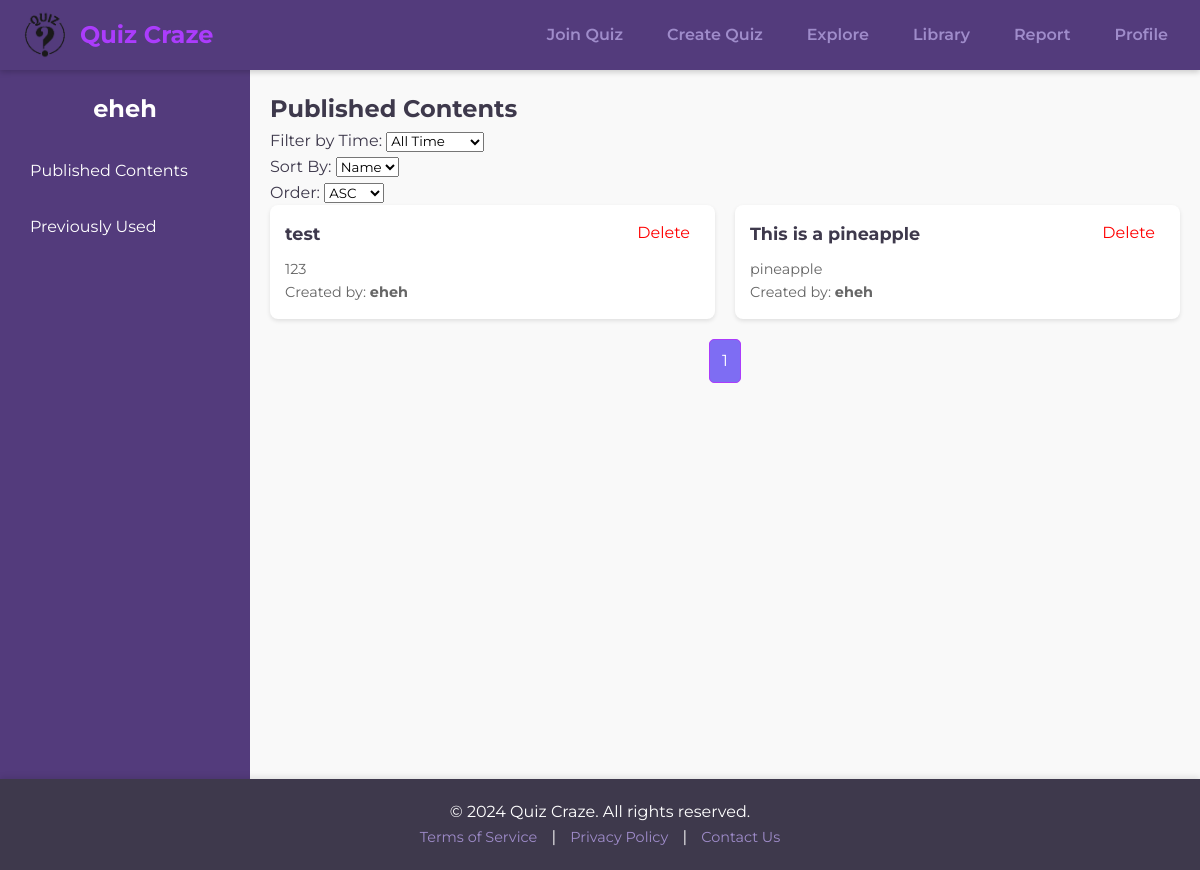
The app's page /library/LibraryPublished.php (signed in) with its own data.
### tables this page shows
CREATE TABLE IF NOT EXISTS `user` (
  `userId` int NOT NULL AUTO_INCREMENT,
  `username` varchar(50) NOT NULL,
  `email` varchar(255) NOT NULL,
  `password` varchar(255) NOT NULL,
  `role` varchar(50) NOT NULL,
  PRIMARY KEY (`userId`)
);

CREATE TABLE IF NOT EXISTS `quiz` (
  `quizId` int NOT NULL AUTO_INCREMENT,
  `title` varchar(255) NOT NULL,
  `description` varchar(1000) NOT NULL,
  `userId` int NOT NULL,
  `created_at` date NOT NULL,
  PRIMARY KEY (`quizId`),
  KEY `userId` (`userId`)
);

### library/LibraryPublished.php (the view, shortened to what this page needs)
<?php
include 'db.php';
$user_id = $_SESSION['user_id'];
$user_query = $conn->prepare("SELECT username, role FROM user WHERE userId = ?");
$user_query->bind_param('i', $user_id);
$user_query->execute();
$user_result = $user_query->get_result();
$user = $user_result->fetch_assoc();
$limit = 5;
$page = isset($_GET['page']) && $_GET['page'] > 0 ? (int)$_GET['page'] : 1;
$offset = ($page - 1) * $limit;
$sort = isset($_GET['sort']) ? $_GET['sort'] : 'title';
$order = isset($_GET['order']) && strtolower($_GET['order']) === 'desc' ? 'DESC' : 'ASC';
$time_filter = '';
$quiz_sql = "
    SELECT quiz.quizId, quiz.title, quiz.description, user.username
    FROM quiz
    LEFT JOIN user ON user.userId = quiz.userId
    WHERE quiz.userId = ? $time_filter
    ORDER BY $sort $order
    LIMIT ? OFFSET ?";
$quiz_stmt = $conn->prepare($quiz_sql);
$quiz_stmt->bind_param("iii", $user_id, $limit, $offset);
$quiz_stmt->execute();
$quiz_result = $quiz_stmt->get_result();
$quiz_data = [];
while ($row = $quiz_result->fetch_assoc()) {
    $quiz_data[] = $row;
}
$count_sql = "SELECT COUNT(*) AS total FROM quiz WHERE userId = ? $time_filter";
$count_stmt = $conn->prepare($count_sql);
$count_stmt->bind_param("i", $user_id);
$count_stmt->execute();
$count_result = $count_stmt->get_result();
$total_quizzes = $count_result->fetch_assoc()['total'];
$total_pages = max(ceil($total_quizzes / $limit), 1);
$page = min($page, $total_pages);
?>
<!DOCTYPE html>
<html lang="en">
<head>
    <link rel="stylesheet" href="styling.css">
</head>
<body>
<header>
    <div class="header-container">
        <div class="logo-container">
            <img src="../rwdd_logo.png" alt="logo" id="logo">
            <span class="site-name">Quiz Craze</span>
        </div>
        <nav class="nav-links" id="nav-links">
            <a href="../createQuiz/join.php">Join Quiz</a>
            <a href="../createQuiz/create.php">Create Quiz</a>
            <a href="../explore/explore.php">Explore</a>
            <a href="../library/LibraryPublished.php">Library</a>
            <a href="../report/reportMainPage.php">Report</a>
            <a href="../profile/profile.php">Profile</a>
        </nav>
    </div>
</header>
    <div class="layout">
        <aside class="sidebar">
            <h2><?php echo htmlspecialchars($user['username']); ?></h2>
            <ul class="menu">
                <li class="menu-item active"><a href="LibraryPublished.php">Published Contents</a></li>
                <li class="menu-item"><a href="PreviouslyUsed.php">Previously Used</a></li>
            </ul>
        </aside>
        <section class="content">
            <h2>Published Contents</h2>
            <div class="filters">
                <div class="filter-group">
                    <label for="time">Filter by Time:</label>
                    <select id="time" onchange="updateURLParam('time', this.value)">
                        <option value="all">All Time</option>
                    </select>
                </div>
                <div class="filter-group">
                    <label for="sort">Sort By:</label>
                    <select id="sort" onchange="updateURLParam('sort', this.value)">
                        <option value="title">Name</option>
                    </select>
                </div>
                <div class="filter-group">
                    <label for="order">Order:</label>
                    <select id="order" onchange="updateURLParam('order', this.value)">
                        <option value="asc">ASC</option>
                    </select>
                </div>
            </div>
            <div class="quiz-cards">
                <?php if (empty($quiz_data)) { ?>
                    <p>No quizzes are available at the moment.</p>
                <?php } else { ?>
                    <?php foreach ($quiz_data as $quiz) { ?>
                        <div class="quiz-card">
                            <a href="../report/Review.php?quizID=<?= htmlspecialchars($quiz['quizId']) ?>">
                                <div class="quiz-details">
                                    <h3><?= htmlspecialchars($quiz['title']) ?></h3>
                                    <p><?= htmlspecialchars($quiz['description']) ?></p>
                                    <p>Created by: <strong><?= htmlspecialchars($quiz['username']) ?></strong></p>
                                </div>
                            </a>
                            <button class="action-btn delete" data-quiz-id="<?= $quiz['quizId']; ?>">Delete</button>
                        </div>
                    <?php } ?>
                <?php } ?>
            </div>
            <div class="pagination">
                <?php for ($i = 1; $i <= $total_pages; $i++): ?>
                    <a href="?page=<?= $i ?>" class="<?= ($i == $page) ? 'active' : '' ?>"><?= $i ?></a>
                <?php endfor; ?>
            </div>
        </section>
    </div>
    <footer>
    <div class="footer-container">
        <p>&copy; 2024 Quiz Craze. All rights reserved.</p>
        <div class="footer-links">
            <a href="../terms/terms.php">Terms of Service</a> |
            <a href="../privacy/privacy.php">Privacy Policy</a> |
            <a href="../contact/contact.php">Contact Us</a>
        </div>
    </div>
    </footer>
</body>
</html>
</body>
</html>

### library/styling.css (style rules this page uses)
* { margin: 0; padding: 0; box-sizing: border-box; font-family: "Montserrat", sans-serif; }
:root { --primary-light: #AB3CFC; --primary-medium: #7E6DF3; --primary-dark: #533B7C; --accent-light: #7C589A; --accent-medium: #9F8CCA; --neutral-dark: #3E394C; }
body { background-color: var(--accent-medium); color: var(--neutral-dark); line-height: 1.6; }
header { background-color: var(--primary-dark); color: #fff; box-shadow: 0 2px 6px rgba(0, 0, 0, 0.1); position: sticky; top: 0; z-index: 1000; }
.header-container { max-width: 1200px; margin: 0 auto; display: flex; justify-content: space-between; align-items: center; padding: 10px 20px; }
.logo-container { display: flex; align-items: center; gap: 10px; }
.logo-container #logo { width: 50px; height: 50px; }
.logo-container .site-name { font-size: 1.5rem; font-weight: bold; color: var(--primary-light); }
.nav-links { display: flex; gap: 20px; }
.nav-links a { color: var(--accent-medium); text-decoration: none; font-size: 1rem; font-weight: 600; padding: 8px 15px; transition: color 0.3s ease, background-color 0.3s ease; border-radius: 5px; }
button, .action-btn { padding: 8px 15px; border: none; background-color: var(--primary-dark); color: #fff; border-radius: 5px; cursor: pointer; transition: background-color 0.3s ease; }
footer { background-color: var(--neutral-dark); color: #fff; padding: 20px; text-align: center; position: fixed; bottom: 0; width: 100%; box-shadow: 0 -2px 6px rgba(0, 0, 0, 0.1); }
.footer-container { display: flex; flex-direction: column; align-items: center; }
.footer-links a { color: var(--accent-medium); text-decoration: none; margin: 0 10px; font-size: 0.9rem; transition: color 0.3s ease; }
.pagination { display: flex; justify-content: center; margin-top: 20px; }
.pagination a { padding: 8px 16px; margin: 0 5px; border: 1px solid var(--primary-light); color: var(--primary-light); text-decoration: none; border-radius: 5px; transition: background-color 0.3s ease; }
.pagination a.active, .pagination a:hover { background-color: var(--primary-light); color: #fff; border-color: var(--primary-light); }

### library/LibraryPublished.php (style rules this page uses)
* { margin: 0; padding: 0; box-sizing: border-box; }
:root { --primary-dark: #533B7C; --primary-medium: #7E6DF3; --accent-medium: #9F8CCA; --neutral-dark: #3E394C; --light-bg: #f9f9f9; }
body { font-family: 'Montserrat', sans-serif; background-color: var(--light-bg); color: var(--neutral-dark); line-height: 1.6; }
a { color: inherit; text-decoration: none; }
header { background-color: var(--primary-dark); color: #fff; position: sticky; top: 0; z-index: 1000; box-shadow: 0 2px 6px rgba(0, 0, 0, 0.2); }
.header-container { max-width: 1200px; margin: 0 auto; display: flex; justify-content: space-between; align-items: center; padding: 10px 20px; }
.logo-container { display: flex; align-items: center; gap: 10px; }
.logo-container img { width: 50px; height: 50px; }
.site-name { font-size: 1.5rem; font-weight: bold; }
.nav-links { display: flex; gap: 20px; }
.nav-links a { color: var(--accent-medium); padding: 8px 12px; border-radius: 5px; transition: background-color 0.3s ease; }
.layout { display: flex; flex-wrap: wrap; min-height: 100vh; }
.sidebar { width: 250px; background-color: var(--primary-dark); color: white; padding: 20px; flex-shrink: 0; }
.sidebar h2 { text-align: center; margin-bottom: 20px; }
.menu { list-style: none; }
.menu-item { margin: 10px 0; }
.menu-item a { display: block; padding: 10px; color: white; border-radius: 5px; transition: background-color 0.3s ease; }
.content { flex: 1; padding: 20px; }
.quiz-cards { display: grid; grid-template-columns: repeat(auto-fit, minmax(250px, 1fr)); gap: 20px; }
.quiz-card { background: white; padding: 15px; border-radius: 8px; box-shadow: 0 2px 4px rgba(0, 0, 0, 0.1); position: relative; transition: box-shadow 0.3s ease; }
.quiz-details h3 { font-size: 1.1rem; margin-bottom: 10px; }
.quiz-details p { color: #666; font-size: 0.9rem; }
.delete { position: absolute; top: 10px; right: 10px; background: none; color: red; border: none; font-size: 1rem; cursor: pointer; }
.pagination { margin-top: 20px; text-align: center; }
.pagination a { padding: 8px 12px; margin: 0 5px; border: 1px solid var(--primary-medium); color: var(--primary-medium); border-radius: 5px; transition: background-color 0.3s ease; }
.pagination a:hover, .pagination a.active { background-color: var(--primary-medium); color: white; }

### records on screen
user: username "eheh"
quiz: title "test", description "123", userId.username "eheh"
quiz: title "This is a pineapple", description "pineapple", userId.username "eheh"
